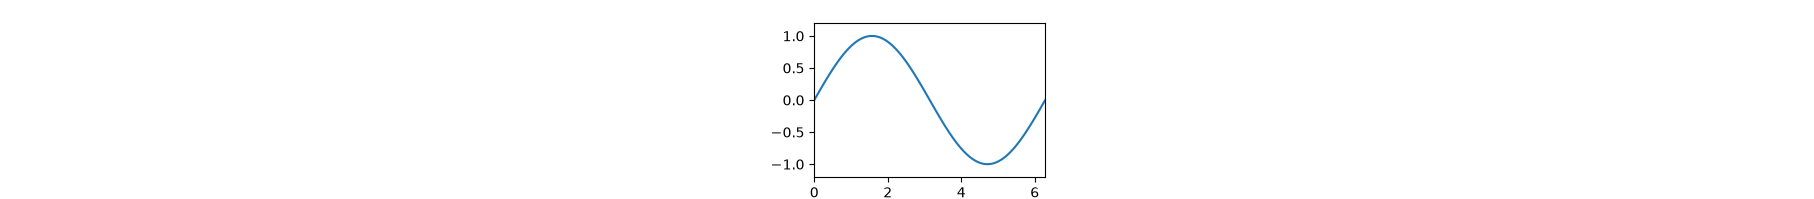

Here is the Python script that generated this plot:
import tkinter as tk
import matplotlib.pyplot as plt
from matplotlib.backends.backend_tkagg import FigureCanvasTkAgg
import numpy as np

root = tk.Tk()
root.geometry("600x400")

fig = plt.Figure(figsize=(3, 2), dpi=100)
ax = fig.add_subplot(111)
ax.plot(np.linspace(0, 2*np.pi, 100), np.sin(np.linspace(0, 2*np.pi, 100)))
ax.set_xlim(0, 2*np.pi)
ax.set_ylim(-1.2, 1.2)
ax.set_box_aspect(2/3)  # THIS IS THE MAGIC BULLET! height is 2/3 of width

canvas = FigureCanvasTkAgg(fig, master=root)
widget = canvas.get_tk_widget()
widget.pack(fill="x", padx=20, pady=20)

root.update()
fig.savefig("test_box_aspect.png")
print("Done. Saved image.")
